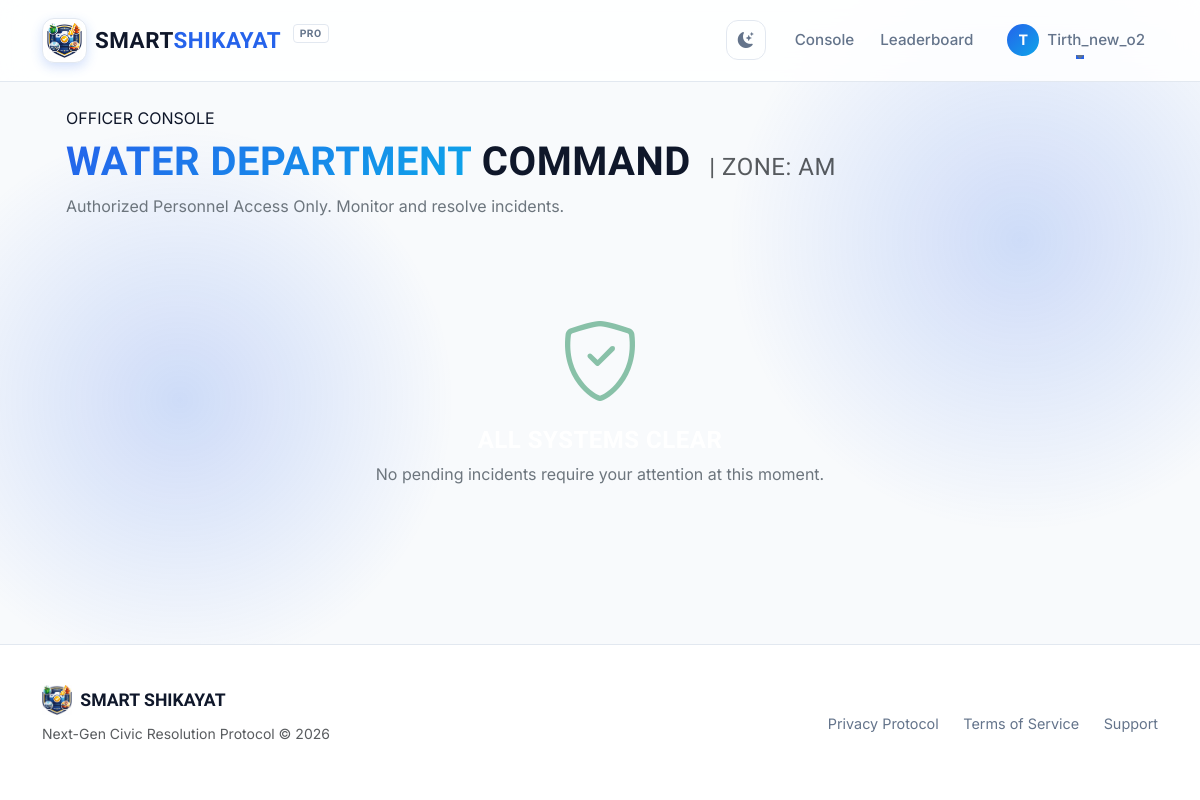
/complaints/officer/dashboard/ (signed in), run on the app's committed database.
### accounts/models.py (models this page shows, shortened)
class User(AbstractUser):
    ROLE_CHOICES = [
        ('citizen', 'Citizen'),
        ('officer', 'Officer'),
    ]
    phone = models.CharField(max_length=15, blank=True)
    role = models.CharField(max_length=20, choices=ROLE_CHOICES, default='citizen')
    DEPARTMENT_CHOICES = [
        ('municipal', 'Municipal'),
        ('water', 'Water Department'),
        ('traffic', 'Traffic Police'),
        ('fire', 'Fire Department'),
    ]
    department = models.CharField(
        max_length=20,
        choices=DEPARTMENT_CHOICES,
        blank=True,
        null=True
    )
    area = models.CharField(max_length=100, blank=True, null=True, help_text="Officer's jurisdiction area (e.g., 'Ahmedabad')")
    vehicle_number = models.CharField(max_length=20, blank=True, null=True, unique=True, help_text="Vehicle License Plate Number")
    wallet_balance = models.DecimalField(max_digits=10, decimal_places=2, default=0.00)

### complaints/views.py (the view)
# urls.py: path('officer/dashboard/', views.officer_dashboard, name='officer_dashboard'),
@login_required
def officer_dashboard(request):
    if request.user.role != 'officer':
        return redirect('complaint_list')
    complaints = Complaint.objects.filter(department=request.user.department)
    if request.user.area:
        complaints = complaints.filter(location__icontains=request.user.area)
    complaints = complaints.annotate(
        loc_freq=Window(
            expression=Count('id'),
            partition_by=[F('location')]
        )
    ).order_by('-loc_freq', '-created_at')
    return render(request, 'complaints/officer_dashboard.html', {'complaints': complaints})

### templates/complaints/officer_dashboard.html (shortened to what this page needs)
{% extends 'base.html' %}
{% load static %}
{% block content %}
<div class="container-fluid px-4 py-4">
    <div class="d-flex flex-wrap justify-content-between align-items-end mb-5 animate-fade-up">
        <div class="mb-3 mb-md-0">
            <div class="badge-pill mb-2">
                 OFFICER CONSOLE
            </div>
            <h2 class="display-6 fw-bold">
                <span class="text-gradient">{{ user.get_department_display|default:"General" }}</span> Command
                {% if user.area %}
                <span class="text-muted fs-4 ms-2 fw-light">| Zone: {{ user.area }}</span>
                {% endif %}
            </h2>
            <p class="text-secondary mb-0">Authorized Personnel Access Only. Monitor and resolve incidents.</p>
        </div>
    </div>
    {% if complaints %}
    <div class="glass-card p-0 overflow-hidden animate-fade-up" style="animation-delay: 100ms;">
        <div class="table-responsive">
            <table class="table align-middle mb-0" style="background: transparent;">
                <thead class="bg-primary-subtle text-primary border-bottom border-primary-subtle">
                    <tr>
                        <th class="py-3 ps-4 text-uppercase small fw-bold font-monospace">Tracking ID</th>
                        <th class="py-3 text-uppercase small fw-bold font-monospace">Category</th>
                        <th class="py-3 text-uppercase small fw-bold font-monospace">Location</th>
                        <th class="py-3 text-uppercase small fw-bold font-monospace">Date Filed</th>
                        <th class="py-3 text-uppercase small fw-bold font-monospace">Status</th>
                        <th class="py-3 pe-4 text-end text-uppercase small fw-bold font-monospace">Protocol Action</th>
                    </tr>
                </thead>
                <tbody>
                    {% for complaint in complaints %}
                    <tr class="transition-hover border-bottom border-secondary-subtle">
                        <td class="ps-4">
                            <span class="fw-bold font-monospace text-accent">#{{ complaint.tracking_id|truncatechars:10 }}</span>
                        </td>
                        <td>
                            <div class="d-flex align-items-center">
                                <span class="icon-box-xs me-2">
                                    <i class="bi bi-grid-fill"></i>
                                </span>
                                {{ complaint.get_category_display }}
                            </div>
                        </td>
                        <td>
                            <div class="d-flex align-items-center text-truncate" style="max-width: 200px;" title="{{ complaint.location }}">
                                <i class="bi bi-geo-alt me-2 text-secondary"></i>
                                <span>{{ complaint.location }}</span>
                            </div>
                        </td>
                        <td class="font-monospace small text-secondary">
                            {{ complaint.created_at|date:"M d, Y" }}
                        </td>
                        <td>
                            {% if complaint.status == 'pending' %}
                                <span class="badge bg-warning-subtle text-warning border border-warning-subtle rounded-pill px-3">
                                    <i class="bi bi-clock me-1"></i> Pending
                                </span>
                            {% elif complaint.status == 'progress' %}
                                <span class="badge bg-info-subtle text-info border border-info-subtle rounded-pill px-3">
                                    <i class="bi bi-gear-wide-connected me-1"></i> Active
                                </span>
                            {% else %}
                                <span class="badge bg-success-subtle text-success border border-success-subtle rounded-pill px-3">
                                    <i class="bi bi-check-circle me-1"></i> {{ complaint.get_status_display }}
                                </span>
                            {% endif %}
                        </td>
                        <td class="pe-4 text-end">
                            {% if complaint.category == 'parking' and not complaint.fine_paid %}
                                <span class="badge bg-secondary-subtle text-secondary me-2">
                                    <i class="bi bi-hourglass-split me-1"></i> Awaiting Payment
                                </span>
                                <a href="{% url 'resend_fine_email' complaint.tracking_id %}" class="btn btn-sm btn-outline-warning" title="Resend Fine Email">
                                    <i class="bi bi-envelope-exclamation"></i> Resend
                                </a>
                            {% else %}
                                <button class="btn btn-sm btn-outline-glow text-uppercase fw-bold" data-bs-toggle="modal" data-bs-target="#updateModal{{ complaint.id }}">
                                    Update Status <i class="bi bi-pencil-square ms-1"></i>
                                </button>
                            {% endif %}
                            <div class="modal fade" id="updateModal{{ complaint.id }}" tabindex="-1" aria-hidden="true">
                                <div class="modal-dialog modal-dialog-centered">
                                    <div class="modal-content glass-card border-0">
                                        <div class="modal-header border-bottom border-secondary-subtle">
                                            <h5 class="modal-title fw-bold font-monospace">
                                                <i class="bi bi-terminal me-2 text-accent"></i> UPDATE PROTOCOL
                                            </h5>
                                            <button type="button" class="btn-close btn-close-white" data-bs-dismiss="modal" aria-label="Close"></button>
                                        </div>
                                        <form action="{% url 'complaint_update_status' complaint.tracking_id %}" method="post">
                                            <div class="modal-body text-start">
                                                {% csrf_token %}
                                                {% if complaint.image %}
                                                <div class="mb-3 rounded overflow-hidden border border-secondary-subtle">
                                                    <img src="{{ complaint.image.url }}" class="img-fluid w-100" style="max-height: 200px; object-fit: cover;" alt="Evidence">
                                                </div>
                                                {% endif %}
                                                <div class="mb-3">
                                                    <label class="form-label-tech small text-muted text-uppercase fw-bold">Incident Description</label>
                                                    <div class="p-3 bg-body-tertiary border border-secondary-subtle rounded text-secondary small">
                                                        {{ complaint.description }}
                                                    </div>
                                                </div>
                                                <div class="mb-3">
                                                    <label for="status" class="form-label-tech small text-muted text-uppercase fw-bold">Set New Status</label>
                                                    <select name="status" class="form-select bg-dark border-secondary text-light">
                                                        <option value="pending" {% if complaint.status == 'pending' %}selected{% endif %}>Pending Investigation</option>
                                                        <option value="progress" {% if complaint.status == 'progress' %}selected{% endif %}>In Progress / Active</option>
                                                        <option value="resolved" {% if complaint.status == 'resolved' %}selected{% endif %}>Resolved & Closed</option>
                                                    </select>
                                                </div>
                                            </div>
                                            <div class="modal-footer border-top border-secondary-subtle">
                                                <button type="button" class="btn btn-sm btn-outline-secondary" data-bs-dismiss="modal">Cancel</button>
                                                <button type="submit" class="btn btn-sm btn-primary-glow">Confirm Update</button>
                                            </div>
                                        </form>
                                    </div>
                                </div>
                            </div>
                            </td>
                    </tr>
                    {% endfor %}
                </tbody>
            </table>
        </div>
    </div>
    {% else %}
    <div class="glass-card p-5 text-center animate-fade-up">
        <div class="mb-3 text-success opacity-50">
            <i class="bi bi-shield-check display-1"></i>
        </div>
        <h4 class="text-white fw-bold">All Systems Clear</h4>
        <p class="text-secondary">No pending incidents require your attention at this moment.</p>
    </div>
    {% endif %}
</div>
{% endblock %}

### templates/base.html (shortened to what this page needs)
<!DOCTYPE html>
<html lang="en" data-theme="light">
<head>
    <link href="https://cdn.jsdelivr.net/npm/bootstrap@5.3.0/dist/css/bootstrap.min.css" rel="stylesheet">
    <link href="https://cdn.jsdelivr.net/npm/bootstrap-icons@1.10.0/font/bootstrap-icons.css" rel="stylesheet">
    {% load static %}
    <link rel="stylesheet" href="{% static 'css/style.css' %}">
</head>
<body>
    <div class="bg-mesh"></div>
    <nav class="navbar navbar-expand-lg sticky-top">
        <div class="container">
            <a class="navbar-brand d-flex align-items-center" href="{% url 'home' %}">
                <div class="logo-wrapper">
                    <img src="/media/complaints/logo1.png" alt="Smart Shikayat Logo" class="brand-logo-img">
                </div>
                <div class="brand-text ms-2">
                    SMART<span class="brand-highlight">SHIKAYAT</span>
                    <span class="brand-tag">PRO</span>
                </div>
            </a>
            <div class="collapse navbar-collapse" id="navbarNav">
                <ul class="navbar-nav ms-auto align-items-center">
                    <li class="nav-item me-3">
                        <button id="theme-toggle" class="btn-icon" aria-label="Toggle Theme">
                            <i class="bi bi-moon-stars-fill moon-icon"></i>
                        </button>
                    </li>
                    {% if user.is_authenticated %}
                        {% if user.role == 'officer' %}
                            <li class="nav-item"><a class="nav-link" href="{% url 'officer_dashboard' %}">Console</a></li>
                            <li class="nav-item"><a class="nav-link" href="{% url 'department_leaderboard' %}">Leaderboard</a></li>
                        {% endif %}
                        <li class="nav-item dropdown ms-2">
                            <a class="nav-link dropdown-toggle user-profile-link" href="#" id="navbarDropdown" role="button" data-bs-toggle="dropdown">
                                <div class="user-avatar">{{ user.username|first|upper }}</div>
                                <span class="d-none d-lg-inline">{{ user.username }}</span>
                            </a>
                        </li>
                    {% endif %}
                </ul>
            </div>
        </div>
    </nav>
    <div class="main-wrapper container">
        {% block content %}{% endblock %}
    </div>
    <footer class="site-footer">
        <div class="container">
            <div class="row align-items-center">
                <div class="col-md-6 text-md-start text-center">
                    <div class="footer-brand d-flex align-items-center justify-content-md-start justify-content-center">
                        <img src="/media/complaints/logo1.png" alt="Logo" class="footer-logo-img me-2">
                        <span>SMART SHIKAYAT</span>
                    </div>
                    <p class="text-muted small mt-2">Next-Gen Civic Resolution Protocol &copy; 2026</p>
                </div>
                <div class="col-md-6 text-md-end text-center">
                    <div class="footer-links">
                        <a href="#">Privacy Protocol</a>
                        <a href="#">Terms of Service</a>
                        <a href="#">Support</a>
                    </div>
                </div>
            </div>
        </div>
    </footer>
</body>
</html>

### data on the page
User: username|first "T", username "Tirth_new_o2", department "WATER DEPARTMENT", area "AM"
